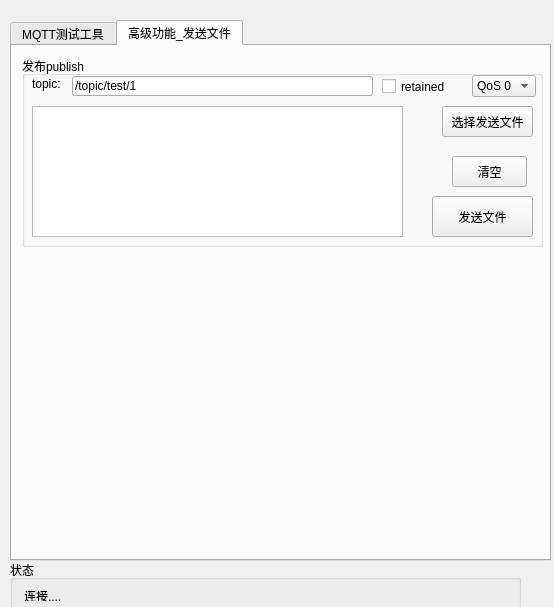
<?xml version="1.0" encoding="UTF-8"?>
<ui version="4.0">
 <class>Widget</class>
 <widget class="QWidget" name="Widget">
  <property name="geometry">
   <rect>
    <x>0</x>
    <y>0</y>
    <width>554</width>
    <height>607</height>
   </rect>
  </property>
  <property name="windowTitle">
   <string>MQTT测试工具-飞剑神</string>
  </property>
  <widget class="QTabWidget" name="tabWidget">
   <property name="geometry">
    <rect>
     <x>10</x>
     <y>20</y>
     <width>541</width>
     <height>541</height>
    </rect>
   </property>
   <property name="currentIndex">
    <number>1</number>
   </property>
   <widget class="QWidget" name="tab">
    <attribute name="title">
     <string>MQTT测试工具</string>
    </attribute>
    <widget class="QGroupBox" name="groupBox">
     <property name="geometry">
      <rect>
       <x>10</x>
       <y>10</y>
       <width>521</width>
       <height>91</height>
      </rect>
     </property>
     <property name="title">
      <string>broker</string>
     </property>
     <widget class="QLabel" name="label">
      <property name="geometry">
       <rect>
        <x>10</x>
        <y>20</y>
        <width>41</width>
        <height>21</height>
       </rect>
      </property>
      <property name="text">
       <string>addr :</string>
      </property>
     </widget>
     <widget class="QLineEdit" name="addr_lineEdit">
      <property name="geometry">
       <rect>
        <x>50</x>
        <y>20</y>
        <width>151</width>
        <height>20</height>
       </rect>
      </property>
      <property name="text">
       <string>broker.emqx.io</string>
      </property>
     </widget>
     <widget class="QLabel" name="label_2">
      <property name="geometry">
       <rect>
        <x>210</x>
        <y>20</y>
        <width>41</width>
        <height>16</height>
       </rect>
      </property>
      <property name="text">
       <string>port:</string>
      </property>
     </widget>
     <widget class="QLineEdit" name="port_lineEdit">
      <property name="geometry">
       <rect>
        <x>250</x>
        <y>20</y>
        <width>71</width>
        <height>20</height>
       </rect>
      </property>
      <property name="text">
       <string>1883</string>
      </property>
     </widget>
     <widget class="QLabel" name="label_3">
      <property name="geometry">
       <rect>
        <x>330</x>
        <y>20</y>
        <width>31</width>
        <height>16</height>
       </rect>
      </property>
      <property name="text">
       <string>id:</string>
      </property>
     </widget>
     <widget class="QPushButton" name="pushButton">
      <property name="geometry">
       <rect>
        <x>400</x>
        <y>50</y>
        <width>75</width>
        <height>31</height>
       </rect>
      </property>
      <property name="text">
       <string>连接</string>
      </property>
     </widget>
     <widget class="QLineEdit" name="id_lineEdit">
      <property name="geometry">
       <rect>
        <x>350</x>
        <y>20</y>
        <width>121</width>
        <height>21</height>
       </rect>
      </property>
      <property name="text">
       <string>emqx_test</string>
      </property>
     </widget>
     <widget class="QLabel" name="label_4">
      <property name="geometry">
       <rect>
        <x>10</x>
        <y>60</y>
        <width>31</width>
        <height>16</height>
       </rect>
      </property>
      <property name="text">
       <string>user:</string>
      </property>
     </widget>
     <widget class="QLineEdit" name="user_lineEdit">
      <property name="geometry">
       <rect>
        <x>50</x>
        <y>60</y>
        <width>131</width>
        <height>20</height>
       </rect>
      </property>
      <property name="text">
       <string>fjs</string>
      </property>
     </widget>
     <widget class="QLabel" name="label_5">
      <property name="geometry">
       <rect>
        <x>210</x>
        <y>60</y>
        <width>31</width>
        <height>16</height>
       </rect>
      </property>
      <property name="text">
       <string>pwd:</string>
      </property>
     </widget>
     <widget class="QLineEdit" name="pwd_lineEdit">
      <property name="geometry">
       <rect>
        <x>240</x>
        <y>60</y>
        <width>131</width>
        <height>20</height>
       </rect>
      </property>
      <property name="text">
       <string>123456</string>
      </property>
     </widget>
    </widget>
    <widget class="QGroupBox" name="groupBox_2">
     <property name="geometry">
      <rect>
       <x>10</x>
       <y>120</y>
       <width>521</width>
       <height>191</height>
      </rect>
     </property>
     <property name="title">
      <string>订阅subscribe</string>
     </property>
     <widget class="QLabel" name="label_6">
      <property name="geometry">
       <rect>
        <x>10</x>
        <y>20</y>
        <width>41</width>
        <height>16</height>
       </rect>
      </property>
      <property name="text">
       <string>topic:</string>
      </property>
     </widget>
     <widget class="QLineEdit" name="topic_lineEdit">
      <property name="geometry">
       <rect>
        <x>50</x>
        <y>20</y>
        <width>301</width>
        <height>20</height>
       </rect>
      </property>
      <property name="text">
       <string>/topic/test/1</string>
      </property>
     </widget>
     <widget class="QComboBox" name="comboBox">
      <property name="geometry">
       <rect>
        <x>360</x>
        <y>20</y>
        <width>56</width>
        <height>20</height>
       </rect>
      </property>
      <property name="sizeAdjustPolicy">
       <enum>QComboBox::AdjustToContents</enum>
      </property>
      <item>
       <property name="text">
        <string>QoS 0</string>
       </property>
      </item>
      <item>
       <property name="text">
        <string>QoS 1</string>
       </property>
      </item>
      <item>
       <property name="text">
        <string>QoS 2</string>
       </property>
      </item>
     </widget>
     <widget class="QPushButton" name="pushButton_2">
      <property name="geometry">
       <rect>
        <x>440</x>
        <y>10</y>
        <width>71</width>
        <height>31</height>
       </rect>
      </property>
      <property name="text">
       <string>订阅</string>
      </property>
     </widget>
     <widget class="QPlainTextEdit" name="plainTextEdit">
      <property name="geometry">
       <rect>
        <x>10</x>
        <y>50</y>
        <width>421</width>
        <height>131</height>
       </rect>
      </property>
     </widget>
     <widget class="QComboBox" name="comboBox_2">
      <property name="geometry">
       <rect>
        <x>440</x>
        <y>90</y>
        <width>69</width>
        <height>31</height>
       </rect>
      </property>
      <item>
       <property name="text">
        <string>string</string>
       </property>
      </item>
      <item>
       <property name="text">
        <string>hex</string>
       </property>
      </item>
     </widget>
     <widget class="QPushButton" name="pushButton_3">
      <property name="geometry">
       <rect>
        <x>440</x>
        <y>130</y>
        <width>75</width>
        <height>31</height>
       </rect>
      </property>
      <property name="text">
       <string>清空</string>
      </property>
     </widget>
     <widget class="QPushButton" name="pushButton_4">
      <property name="geometry">
       <rect>
        <x>440</x>
        <y>50</y>
        <width>71</width>
        <height>31</height>
       </rect>
      </property>
      <property name="text">
       <string>取消订阅</string>
      </property>
     </widget>
    </widget>
    <widget class="QGroupBox" name="groupBox_3">
     <property name="geometry">
      <rect>
       <x>0</x>
       <y>320</y>
       <width>521</width>
       <height>191</height>
      </rect>
     </property>
     <property name="title">
      <string>发布publish</string>
     </property>
     <widget class="QLabel" name="label_7">
      <property name="geometry">
       <rect>
        <x>10</x>
        <y>20</y>
        <width>41</width>
        <height>16</height>
       </rect>
      </property>
      <property name="text">
       <string>topic:</string>
      </property>
     </widget>
     <widget class="QLineEdit" name="public_topic_lineEdit">
      <property name="geometry">
       <rect>
        <x>50</x>
        <y>20</y>
        <width>301</width>
        <height>20</height>
       </rect>
      </property>
      <property name="text">
       <string>/topic/test/1</string>
      </property>
     </widget>
     <widget class="QComboBox" name="comboBox_3">
      <property name="geometry">
       <rect>
        <x>450</x>
        <y>19</y>
        <width>56</width>
        <height>20</height>
       </rect>
      </property>
      <property name="sizeAdjustPolicy">
       <enum>QComboBox::AdjustToContents</enum>
      </property>
      <item>
       <property name="text">
        <string>QoS 0</string>
       </property>
      </item>
      <item>
       <property name="text">
        <string>QoS 1</string>
       </property>
      </item>
      <item>
       <property name="text">
        <string>QoS 2</string>
       </property>
      </item>
     </widget>
     <widget class="QPlainTextEdit" name="plainTextEdit_2">
      <property name="geometry">
       <rect>
        <x>10</x>
        <y>50</y>
        <width>421</width>
        <height>131</height>
       </rect>
      </property>
      <property name="plainText">
       <string>hello 华夏</string>
      </property>
     </widget>
     <widget class="QComboBox" name="comboBox_4">
      <property name="geometry">
       <rect>
        <x>440</x>
        <y>60</y>
        <width>69</width>
        <height>31</height>
       </rect>
      </property>
      <item>
       <property name="text">
        <string>string</string>
       </property>
      </item>
      <item>
       <property name="text">
        <string>hex</string>
       </property>
      </item>
     </widget>
     <widget class="QPushButton" name="pushButton_5">
      <property name="geometry">
       <rect>
        <x>440</x>
        <y>102</y>
        <width>75</width>
        <height>31</height>
       </rect>
      </property>
      <property name="text">
       <string>清空</string>
      </property>
     </widget>
     <widget class="QPushButton" name="pushButton_6">
      <property name="geometry">
       <rect>
        <x>440</x>
        <y>142</y>
        <width>75</width>
        <height>41</height>
       </rect>
      </property>
      <property name="text">
       <string>发送</string>
      </property>
     </widget>
     <widget class="QCheckBox" name="checkBox">
      <property name="geometry">
       <rect>
        <x>360</x>
        <y>20</y>
        <width>71</width>
        <height>21</height>
       </rect>
      </property>
      <property name="text">
       <string>retained</string>
      </property>
     </widget>
    </widget>
   </widget>
   <widget class="QWidget" name="tab_2">
    <attribute name="title">
     <string>高级功能_发送文件</string>
    </attribute>
    <widget class="QGroupBox" name="groupBox_5">
     <property name="geometry">
      <rect>
       <x>10</x>
       <y>10</y>
       <width>521</width>
       <height>191</height>
      </rect>
     </property>
     <property name="title">
      <string>发布publish</string>
     </property>
     <widget class="QLabel" name="label_8">
      <property name="geometry">
       <rect>
        <x>10</x>
        <y>20</y>
        <width>41</width>
        <height>16</height>
       </rect>
      </property>
      <property name="text">
       <string>topic:</string>
      </property>
     </widget>
     <widget class="QLineEdit" name="public_topic_lineEdit_2">
      <property name="geometry">
       <rect>
        <x>50</x>
        <y>20</y>
        <width>301</width>
        <height>20</height>
       </rect>
      </property>
      <property name="text">
       <string>/topic/test/1</string>
      </property>
     </widget>
     <widget class="QComboBox" name="comboBox_5">
      <property name="geometry">
       <rect>
        <x>450</x>
        <y>19</y>
        <width>56</width>
        <height>20</height>
       </rect>
      </property>
      <property name="sizeAdjustPolicy">
       <enum>QComboBox::AdjustToContents</enum>
      </property>
      <item>
       <property name="text">
        <string>QoS 0</string>
       </property>
      </item>
      <item>
       <property name="text">
        <string>QoS 1</string>
       </property>
      </item>
      <item>
       <property name="text">
        <string>QoS 2</string>
       </property>
      </item>
     </widget>
     <widget class="QPlainTextEdit" name="plainTextEdit_3">
      <property name="geometry">
       <rect>
        <x>10</x>
        <y>50</y>
        <width>371</width>
        <height>131</height>
       </rect>
      </property>
      <property name="plainText">
       <string/>
      </property>
     </widget>
     <widget class="QPushButton" name="pushButton_9">
      <property name="geometry">
       <rect>
        <x>430</x>
        <y>100</y>
        <width>75</width>
        <height>31</height>
       </rect>
      </property>
      <property name="text">
       <string>清空</string>
      </property>
     </widget>
     <widget class="QCheckBox" name="checkBox_2">
      <property name="geometry">
       <rect>
        <x>360</x>
        <y>20</y>
        <width>71</width>
        <height>21</height>
       </rect>
      </property>
      <property name="text">
       <string>retained</string>
      </property>
     </widget>
     <widget class="QPushButton" name="pushButton_7">
      <property name="geometry">
       <rect>
        <x>410</x>
        <y>140</y>
        <width>101</width>
        <height>41</height>
       </rect>
      </property>
      <property name="text">
       <string>发送文件</string>
      </property>
     </widget>
     <widget class="QPushButton" name="pushButton_8">
      <property name="geometry">
       <rect>
        <x>420</x>
        <y>50</y>
        <width>91</width>
        <height>31</height>
       </rect>
      </property>
      <property name="text">
       <string>选择发送文件</string>
      </property>
     </widget>
    </widget>
   </widget>
  </widget>
  <widget class="QGroupBox" name="groupBox_4">
   <property name="geometry">
    <rect>
     <x>10</x>
     <y>560</y>
     <width>511</width>
     <height>55</height>
    </rect>
   </property>
   <property name="title">
    <string>状态</string>
   </property>
   <layout class="QHBoxLayout" name="horizontalLayout">
    <item>
     <widget class="QLabel" name="label_stat">
      <property name="text">
       <string>连接....</string>
      </property>
     </widget>
    </item>
    <item>
     <spacer name="horizontalSpacer">
      <property name="orientation">
       <enum>Qt::Horizontal</enum>
      </property>
      <property name="sizeHint" stdset="0">
       <size>
        <width>434</width>
        <height>20</height>
       </size>
      </property>
     </spacer>
    </item>
   </layout>
  </widget>
 </widget>
 <layoutdefault spacing="6" margin="11"/>
 <resources/>
 <connections/>
</ui>
